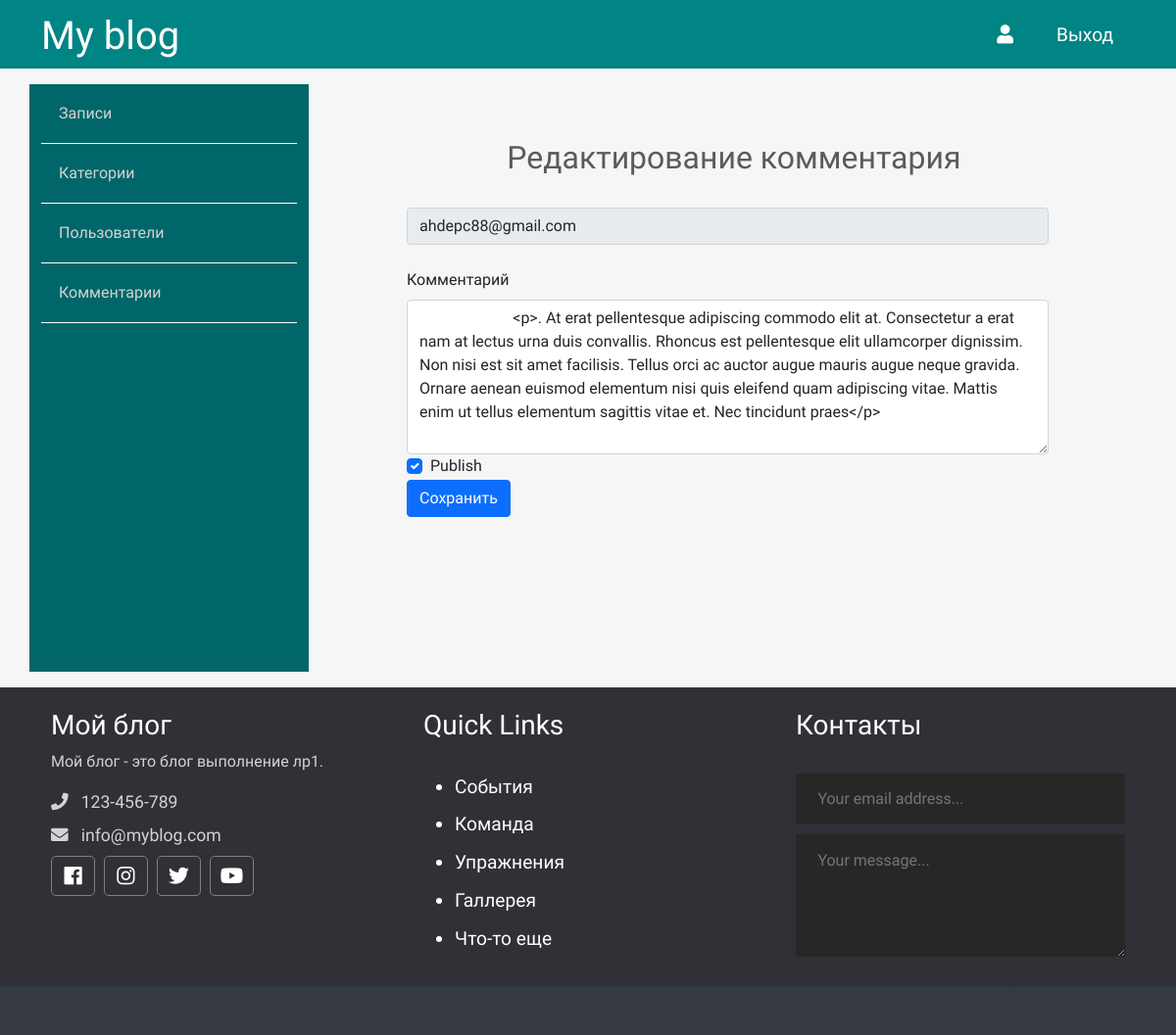
The page /admin/comments/edit.php?id=2 on the database its author committed.
### tables this page shows
CREATE TABLE `comments` (
  `id` int NOT NULL,
  `status` tinyint NOT NULL DEFAULT '0',
  `page` int NOT NULL,
  `email` varchar(110) NOT NULL,
  `comment` text NOT NULL,
  `created_date` datetime NOT NULL DEFAULT CURRENT_TIMESTAMP
);

### app/database/db.php (called while the page is built, shortened)
<?php
require 'connect.php';
function dbCheckError($query){
    $errInfo = $query->errorInfo();
    return true;
}
function selectOne($table, $params = []){
    global $pdo;
    $sql = "SELECT * FROM $table";
    if(!empty($params)){
        $i = 0;
        foreach ($params as $key => $value){
            if ($i === 0){
                $sql = $sql . " WHERE $key=$value";
            }else{
                $sql = $sql . " AND $key=$value";
            }
            $i++;
        }
    }
    $query = $pdo->prepare($sql);
    $query->execute();
    return $query->fetch();
}

### app/controllers/commentaries.php (called while the page is built, shortened)
<?php
include_once SITE_ROOT . "/app/database/db.php";
if($_SERVER['REQUEST_METHOD'] === 'GET' && isset($_GET['id'])){
    $oneComment = selectOne('comments', ['id' => $_GET['id']]);
    $email =  $oneComment['email'];
    $text1 = $oneComment['comment'];
    $pub = $oneComment['status'];
}

### admin/comments/edit.php (the view, shortened to what this page needs)
<?php
include "../../app/controllers/commentaries.php";
?>
<!doctype html>
<html lang="ru">
<head>
    <link href="https://cdn.jsdelivr.net/npm/bootstrap@5.0.0-beta2/dist/css/bootstrap.min.css" rel="stylesheet">
    <link rel="stylesheet" href="https://use.fontawesome.com/releases/v5.7.2/css/all.css"
>
    <link rel="stylesheet" href="../../assets/css/admin.css">
</head>
<body>
<?php include("../../app/include/header-admin.php"); ?>
<div class="container">
    <?php include "../../app/include/sidebar-admin.php"; ?>
    <div class="posts col-9">
        <div class="row title-table">
            <h2>Редактирование комментария</h2>
        </div>
        <div class="row add-post">
            <div class="mb-12 col-12 col-md-12 err">
            </div>
            <form action="edit.php" method="post">
                <div class="col mb-4">
                    <input value="<?=$email?>" name="title" type="text" disabled class="form-control" placeholder="Title" aria-label="Название статьи">
                </div>
                <div class="col">
                    <label for="editor" class="form-label">Комментарий</label>
                    <textarea name="content" id="editor" class="form-control" rows="6">
                        <?=$text1?>
                    </textarea>
                </div>
                <div class="form-check">
                    <?php if($pub) $checked = "checked"; else $checked = "";?>
                        <input name="publish" class="form-check-input" type="checkbox" id="flexCheckChecked" <?=$checked;?> >
                        <label class="form-check-label" for="flexCheckChecked">
                            Publish
                        </label>
                </div>
                <div class="col col-6">
                    <button name="edit_comment" class="btn btn-primary" type="submit">Сохранить</button>
                </div>
            </form>
        </div>
    </div>
</div>
</div>
<?php include("../../app/include/footer.php"); ?>
</body>
</html>

### assets/css/admin.css (style rules this page uses)
* { font-family: 'Comfortaa', cursive; }
html, h1, h2, h3, h4, h5, h6 { color: #5c5b5b; }
body { background: #f6f6f6; }
.posts { height: 100%; padding: 40px 100px 100px; }
.posts h2 { text-align: center; margin: 2rem 0 0 0.4rem; }
.add-post .err { padding: 1rem 0; color: #A52A2A; }

### rows shown on the page
comments: title "ahdepc88@gmail.com", content "<p>. At erat pellentesque adipiscing commodo elit at. Consectetur a erat nam at lectus urna duis convallis. Rhoncus est pellentesque elit ullamcorper dignissim. Non nisi est sit amet facilisis. Tellus orci ac auctor augue mauris augue neque gravida. Ornare aenean euismod elementum nisi quis eleifend quam adipiscing vitae. Mattis enim ut tellus elementum sagittis vitae et. Nec tincidunt praes</p>"
